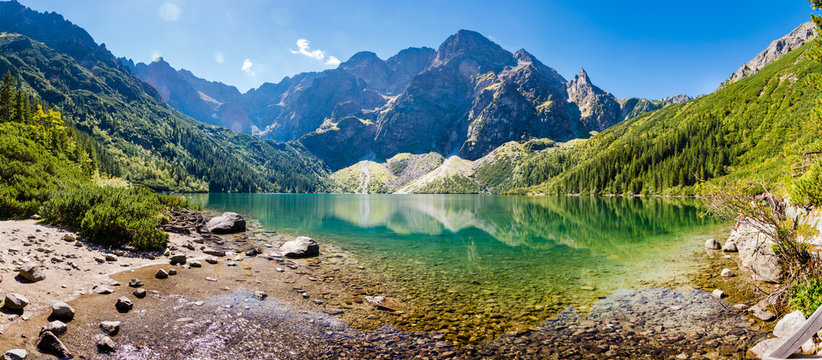
#> input picture zdj.jpg, 822 x 360 px
$ python Zad11.py
#> lines starting #> are read from the running program, lines starting #| are printed output that depends on the picture
import cv2

image = cv2.imread("zdj.jpg", cv2.IMREAD_GRAYSCALE)
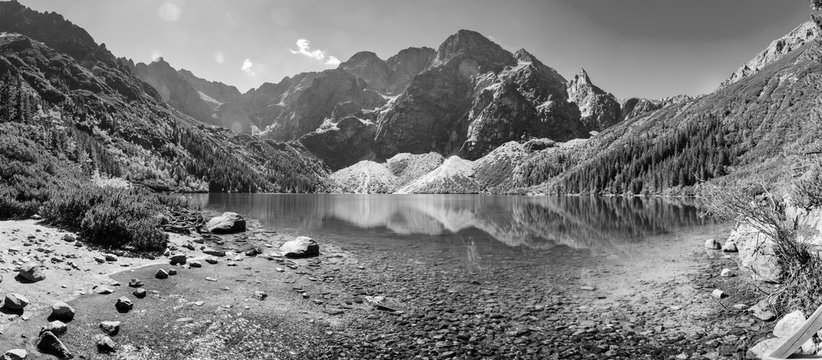
#> image: shape (360, 822); min 0, max 255, mean 121.1

(h, w) = image.shape[:2]
#> h = 360; w = 822

luminance = 0
x = 0
y = 0

for row in range(h):
    for column in range(w):
        if luminance < image[row, column]:
            luminance = image[row, column]
            y = row
            x = column
#> after the loop, luminance = 255; x = 301; y = 40

print("Max luminance = {}. Pixel ({}, {})".format(luminance, x, y))
#| Max luminance = 255. Pixel (301, 40)

cv2.waitKey(0)
